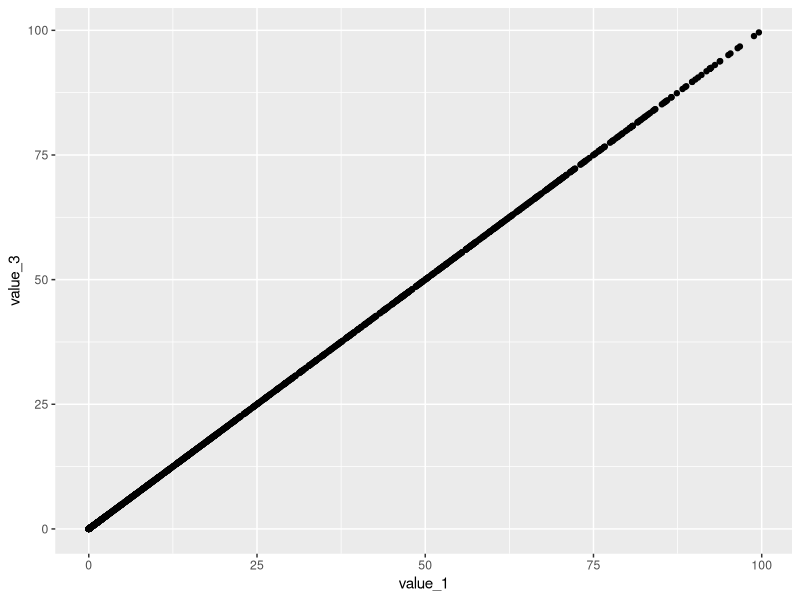
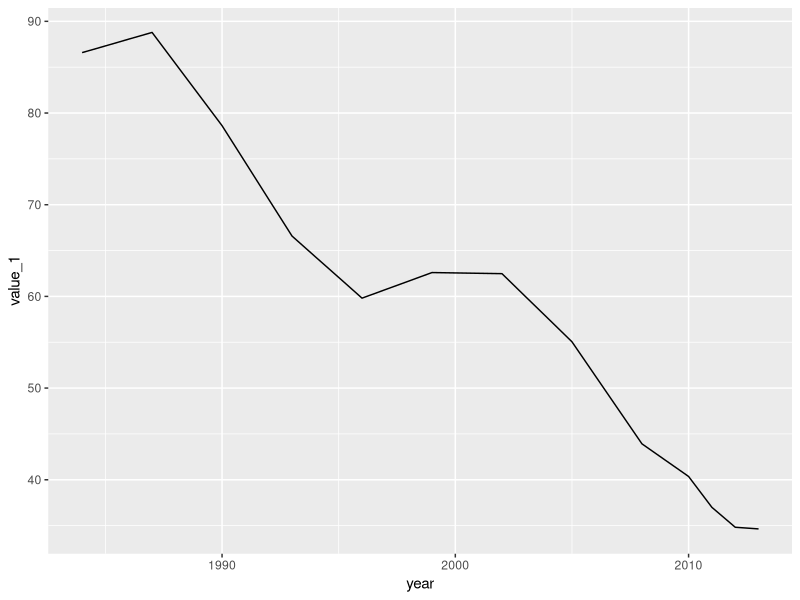
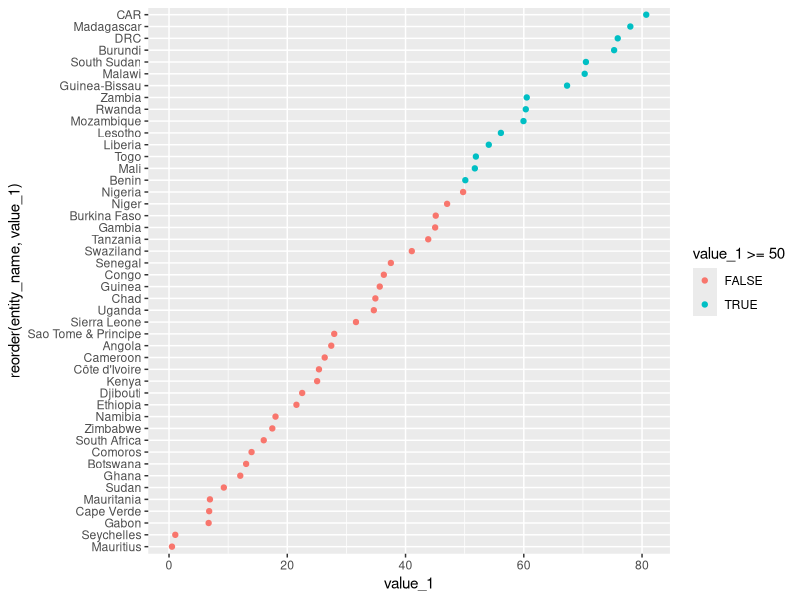
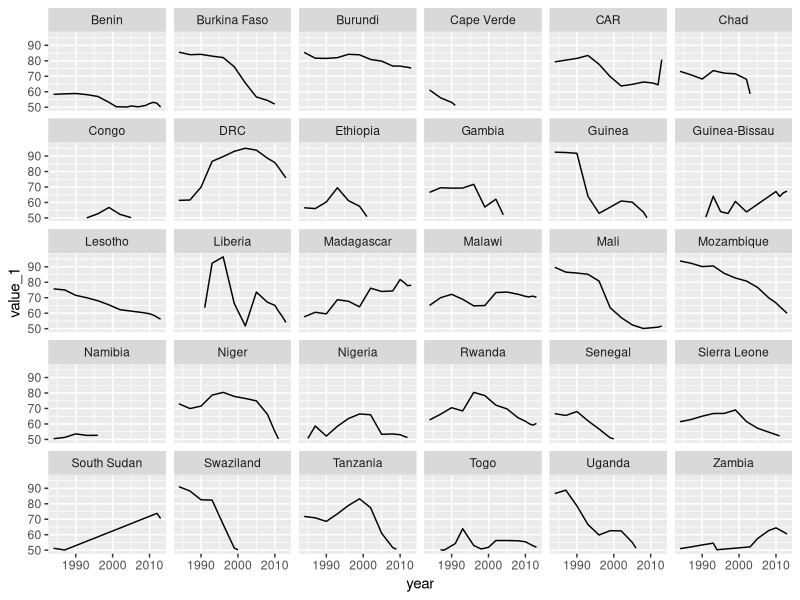

These figures' R source, in order:
## ---- chunk 1
library(tidyverse)
## ---- chunk 2
df <- read_csv("./data/poverty-190/csv/poverty-190.csv")
df                                                         # 3900 rows : 30 years x 130 countries

entity <- read_csv("./data/poverty-190/csv/entity.csv")
entity
## ---- chunk 3
# r interprets a variable containing a 'minus sign' as an expression. So (for `df`) need to change column headings `value-1`, `value-2`, `value-3`. And to be able to do that, need to surround them with ticks

df <- df %>% dplyr::rename(entity_name = `entity-name`, value_1 = `value-1`, value_2 = `value-2`, value_3 = `value-3`)

entity <- entity %>% dplyr::rename(long_name = `long-name`, iso_alpha_2 = `iso-alpha-2`, iso_alpha_3 = `iso-alpha-3`, income_group = `income-group`, dac_id = `dac-id`, donor_recipient_type = `donor-recipient-type`, has_domestic_data = `has-domestic-data`)
## ---- chunk 4
df %>% count(id)                    # 130 rows
df %>% filter(is.na(value_1))       # 6 rows (Solomon Islands : 1984-1989)

entity %>% count(id)                # 333 rows (assume the 130 countries in `df` and 203 'other')
entity %>% count(id) %>% count(n)   # 1 row (ie. there were no duplications in the 333 rows)
entity %>% count(type)
## ---- chunk 5
df %>%
  ggplot(aes(value_1, value_3)) +
  geom_point()                                    # `value_3` matches `value_1` or is `NA` ...!?

df %>% filter(entity_name == "Uganda") %>%
  ggplot(aes(year, value_1)) +
  geom_line()
## ---- chunk 6
joined <- df %>%
  left_join(entity, by = "id")

joined                                      # 3900 rows x 18 columns
## ---- chunk 7
joined %>% filter(region == "south-of-sahara", year == 2013) %>%
  ggplot(aes(x = reorder(entity_name, value_1), y = value_1, colour = value_1 >= 50)) +
  geom_point() +
  coord_flip()
## ---- chunk 8
joined %>% filter(region == "south-of-sahara", value_1 >= 50) %>%
  ggplot(aes(x = year, y = value_1)) +
  geom_line() +
  facet_wrap(~ entity_name)
## ---- chunk 9
joined %>% filter(region == "south-of-sahara", year == 2013, value_1 >= 50)
